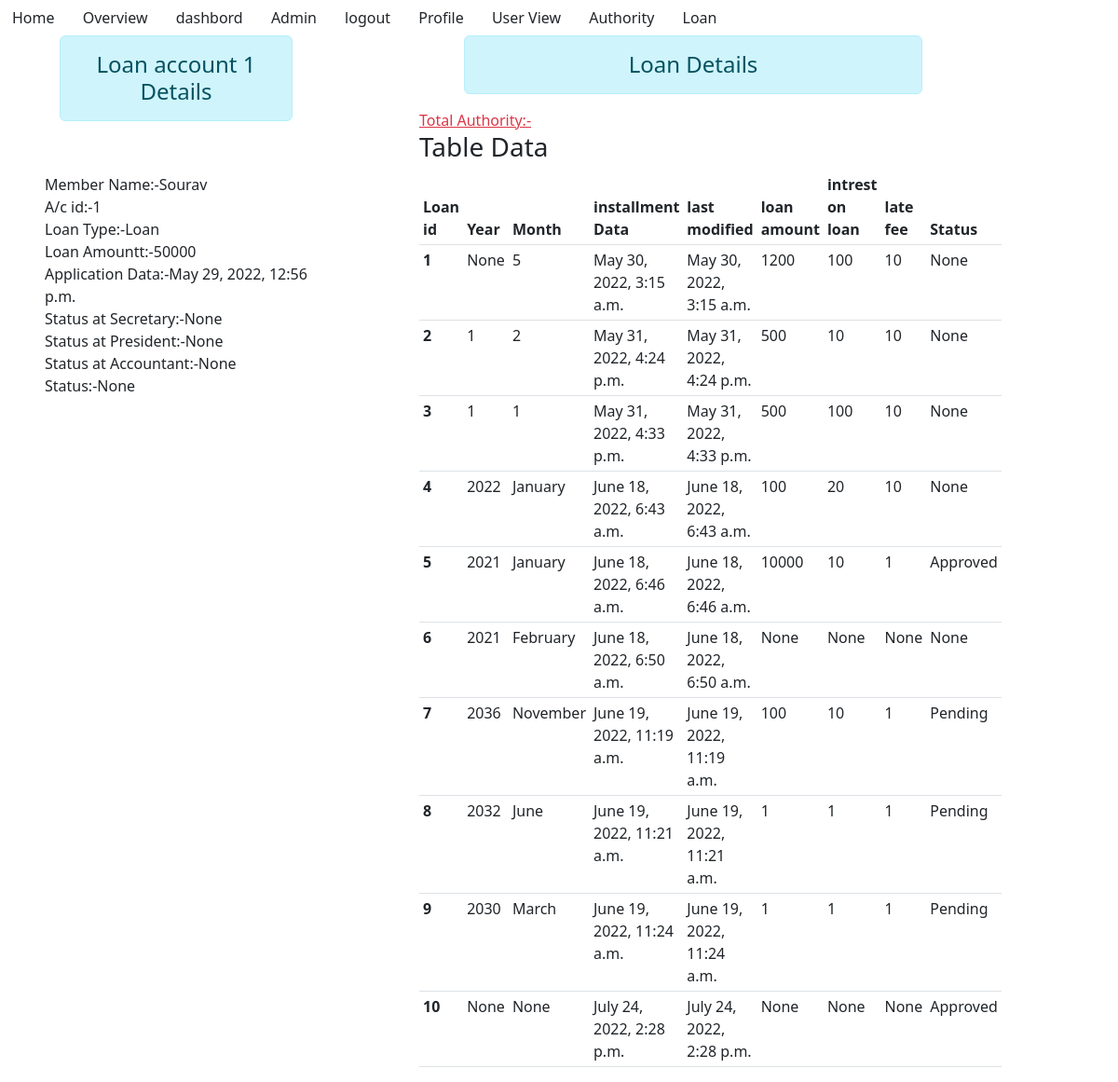
Page /loan_details/1 (signed in) on the committed database.
### account/models.py (models this page shows, shortened)
class Loan(models.Model):
    member = models.ForeignKey(User, on_delete=models.PROTECT)
    intrest_rate = models.ForeignKey(LoanIntrest, on_delete=models.PROTECT)
    loan_amount = models.PositiveIntegerField(null=True, blank=True)
    application_Date = models.DateTimeField(auto_now_add=True)
    last_modified = models.DateTimeField(auto_now=True)
    status_secretary = models.CharField(
        max_length=10, choices=Action, default="Pending", null=True, blank=True)
    status_president = models.CharField(
        max_length=10, choices=Action, default="Pending", null=True, blank=True)
    status_accountant = models.CharField(
        max_length=10, choices=Action, default="Pending", null=True, blank=True)
    approve = models.CharField(
        max_length=10, choices=Status, default="Applied", null=True, blank=True)

class LoanIntrest(models.Model):
    intrest_rate = models.PositiveIntegerField(null=True, blank=True)
    Tag = models.CharField(max_length=10, null=True, blank=True)
    def __str__(self):
        return self.Tag

class Loan_installment(models.Model):
    loan = models.OneToOneField(Loan, on_delete=models.PROTECT)
    year = models.CharField(
        max_length=10, choices=Years, null=True, blank=True)
    month = models.CharField(
        max_length=10, choices=Months, null=True, blank=True)
    installment_date = models.DateTimeField(auto_now_add=True)
    last_modified = models.DateTimeField(auto_now=True)
    loan_amount = models.PositiveIntegerField(null=True, blank=True)
    intrest_on_loan = models.PositiveIntegerField(null=True, blank=True)
    late_fee = models.PositiveIntegerField(null=True, blank=True)
    status_accountant = models.CharField(
        max_length=10, choices=Action, default="Pending", null=True, blank=True)

### commitee/decorators.py (the view)
		def wrapper_func(request, *args, **kwargs):
			group = None
			if request.user.groups.exists():
				group = request.user.groups.all()[0].name
			if group in allowed_roles:
				return view_func(request, *args, **kwargs)
			else:
				messages.warning(request,'You are not authorized to view this page')
				return HttpResponseRedirect('/')

### account/views.py (called while the page is built, shortened)
@allowed_users(allowed_roles=['Member'])
def loan_details(request, id):
    loan = Loan.objects.get(pk=id)
    loan_installment = Loan_installment.objects.all()
    accountant = request.user.groups.filter(name='Accountant')
    fm = None
    if loan.approve == "Applied":
        messages.warning(request, 'Your Loan is not approved')
        return redirect('dashbord')
    if loan.approve == "Active":
        fm = Loan_installments()
    context = {
        'loan': loan,
        'loan_installment': loan_installment,
        'form': fm,
        'Accountant': accountant,
    }
    return render(request, 'member/loan_details.html', context)

### template/member/loan_details.html (shortened to what this page needs)
{% extends 'member/base1.html' %} {% block content %}
<div class="row">
    <div class="col col-md-3 mx-5 ">
        <h4 class="text-center alert alert-info mx-3">Loan account {{loan.id}} Details</h4><br>
        <p class="text mx-4">
            <div>Member Name:-{{loan.member}}</div>
            <div> A/c id:-{{loan.id}}</div>
            <div>Loan Type:-{{loan.intrest_rate}}</div>
            <div>Loan Amountt:-{{loan.loan_amount}}</div>
            <div>Application Data:-{{loan.application_Date}}</div>
            <div>Status at Secretary:-{{loan.status_secretary}}</div>
            <div>Status at President:-{{loan.status_president}}</div>
            <div>Status at Accountant:-{{loan.status_accountant}}</div>
            <div>Status:-{{loan.approve}}</div>
        </p>
        <br>
    </div>
    <div class="col col-md-6 mx-5 ">
        <h4 class="text-center alert alert-info mx-5">Loan Details</h4>
        {% if loan_installment %}
        <a class="text-danger">Total Authority:-</a>{{a}}
        <h3>Table Data</h3>
            <table class="table table-hover table-sm table-responsive table-border">
                <thead>
                    <tr>
                        <th scope="col">Loan id</th>
                        <th scope="col">Year</th>
                        <th scope="col">Month</th>
                        <th scope="col">installment Data</th>
                        <th scope="col">last modified</th>
                        <th scope="col">loan amount</th>
                        <th scope="col">intrest on loan</th>
                        <th scope="col">late fee </th>
                        {% if Accountant %}
                        <th scope="col">Action </th>
                        {% else %}
                        <th scope="col">Status </th>
                        {% endif %}
                    </tr>
                </thead>
                <tbody>
                {% for loan in loan_installment %}
                    <tr>
                        <th scope="row">{{loan.id}}</th>
                        <td>{{loan.year}}</td>
                        <td>{{loan.month}}</td>
                        <td>{{loan.installment_date}}</td>
                        <td>{{loan.last_modified}}</td>
                        <td>{{loan.loan_amount}}</td>
                        <td>{{loan.intrest_on_loan}}</td>
                        <td>{{loan.late_fee}}</td>
                        <td>{{loan.status_accountant}}
                        </td>
                    </tr>
                {% endfor %}
                </tbody>
            </table>
        {% else %}
            <h4 class="text-center alert alert-warning">No User Account</h4>
        {% endif %}
    </div>
</div>
{% endblock %}

### rows in the picture
Loan: id "1", member "Sourav", intrest_rate "Loan", loan_amount "50000", application_Date "May 29, 2022, 12:56 p.m.", status_secretary "None", status_president "None", status_accountant "None", approve "None"
Loan_installment: id "1", year "None", month "5", installment_date "May 30, 2022, 3:15 a.m.", last_modified "May 30, 2022, 3:15 a.m.", loan_amount "1200", intrest_on_loan "100", late_fee "10", status_accountant "None"
Loan_installment: id "2", year "1", month "2", installment_date "May 31, 2022, 4:24 p.m.", last_modified "May 31, 2022, 4:24 p.m.", loan_amount "500", intrest_on_loan "10", late_fee "10", status_accountant "None"
Loan_installment: id "3", year "1", month "1", installment_date "May 31, 2022, 4:33 p.m.", last_modified "May 31, 2022, 4:33 p.m.", loan_amount "500", intrest_on_loan "100", late_fee "10", status_accountant "None"
Loan_installment: id "4", year "2022", month "January", installment_date "June 18, 2022, 6:43 a.m.", last_modified "June 18, 2022, 6:43 a.m.", loan_amount "100", intrest_on_loan "20", late_fee "10", status_accountant "None"
Loan_installment: id "5", year "2021", month "January", installment_date "June 18, 2022, 6:46 a.m.", last_modified "June 18, 2022, 6:46 a.m.", loan_amount "10000", intrest_on_loan "10", late_fee "1", status_accountant "Approved"
Loan_installment: id "6", year "2021", month "February", installment_date "June 18, 2022, 6:50 a.m.", last_modified "June 18, 2022, 6:50 a.m.", loan_amount "None", intrest_on_loan "None", late_fee "None", status_accountant "None"
Loan_installment: id "7", year "2036", month "November", installment_date "June 19, 2022, 11:19 a.m.", last_modified "June 19, 2022, 11:19 a.m.", loan_amount "100", intrest_on_loan "10", late_fee "1", status_accountant "Pending"
Loan_installment: id "8", year "2032", month "June", installment_date "June 19, 2022, 11:21 a.m.", last_modified "June 19, 2022, 11:21 a.m.", loan_amount "1", intrest_on_loan "1", late_fee "1", status_accountant "Pending"
Loan_installment: id "9", year "2030", month "March", installment_date "June 19, 2022, 11:24 a.m.", last_modified "June 19, 2022, 11:24 a.m.", loan_amount "1", intrest_on_loan "1", late_fee "1", status_accountant "Pending"
Loan_installment: id "10", year "None", month "None", installment_date "July 24, 2022, 2:28 p.m.", last_modified "July 24, 2022, 2:28 p.m.", loan_amount "None", intrest_on_loan "None", late_fee "None", status_accountant "Approved"
